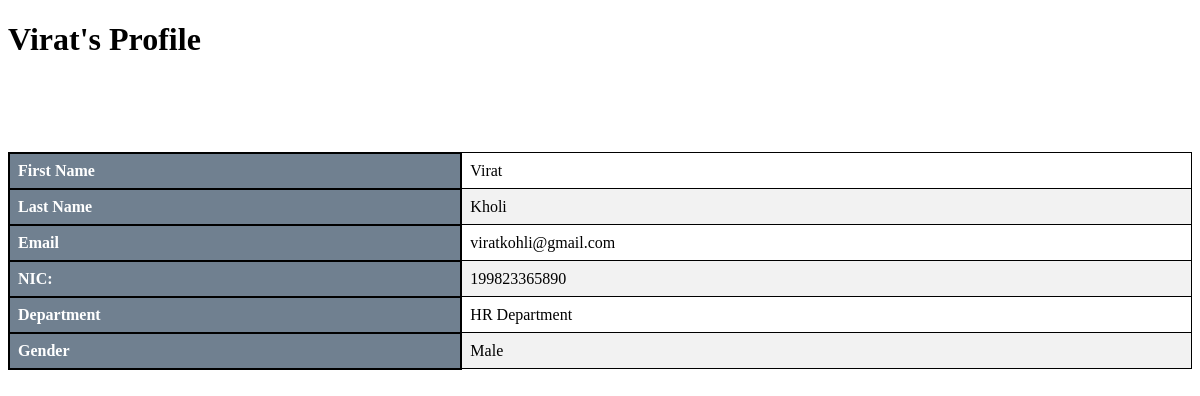
The app's page /admin/exeview.php?exeid=1 (signed in) with its own data.
### tables this page shows
CREATE TABLE `executive` (
  `id` int(11) NOT NULL,
  `fname` varchar(30) NOT NULL,
  `lname` varchar(30) NOT NULL,
  `username` varchar(255) NOT NULL,
  `idno` varchar(15) NOT NULL,
  `gender` varchar(7) NOT NULL,
  `password` varchar(255) NOT NULL,
  `department` varchar(30) NOT NULL,
  `email` varchar(30) NOT NULL
);

### admin/exeview.php (the view, shortened to what this page needs)
<?php session_start();
include_once('../includes/config.php');
if (strlen($_SESSION['adminid']==0)) {
  header('location:logout.php');
  } else{
?>
<!DOCTYPE html>
<html lang="en">
    <head>
        <link href="../css/styles.css" rel="stylesheet" />
    </head>
    <body>
        <div>
            <div>
                <main>
                    <div>
<?php
$exeid=$_GET['exeid'];
$query=mysqli_query($con,"select * from executive where id='$exeid'");
while($result=mysqli_fetch_array($query))
{?>
                        <h1><?php echo $result['fname'];?>'s Profile</h1>
                       <br /><br />
                            <br /><br />
                                <table class="table table-bordered">
                                   <tr>
                                    <th class="rc">First Name</th>
                                       <td><?php echo $result['fname'];?></td>
                                   </tr>
                                   <tr>
                                       <th class="rc">Last Name</th>
                                       <td><?php echo $result['lname'];?></td>
                                   </tr>
                                   <tr>
                                       <th class="rc">Email</th>
                                       <td colspan="3"><?php echo $result['email'];?></td>
                                   </tr>
                                     <tr>
                                       <th class="rc">NIC:</th>
                                       <td colspan="3"><?php echo $result['idno'];?></td>
                                   </tr>
                                   <tr>
                                       <th class="rc">Department</th>
                                       <td colspan="3"><?php echo $result['department'];?></td>
                                   </tr>
                                   <tr>
                                       <th class="rc">Gender</th>
                                       <td colspan="3"><?php echo $result['gender'];?></td>
                                   </tr>
                                </table>
<?php } ?>
                    </div>
                </main>
            </div>
        </div>
    </body>
</html>
<?php } ?>

### css/styles.css (style rules this page uses)
table { border-collapse: collapse; width: 100%; }
th, td { text-align: left; padding: 8px; }
th { background-color: #1E90FF; color: white; }
.rc { background-color: #708090; color: white; border: 2px solid black; }
tr:nth-child(even) { background-color: #f2f2f2; }
td { border: 1px solid black; }

### records on screen
executive: fname "Virat", lname "Kholi", email "viratkohli@gmail.com", idno "199823365890", department "HR Department", gender "Male"
